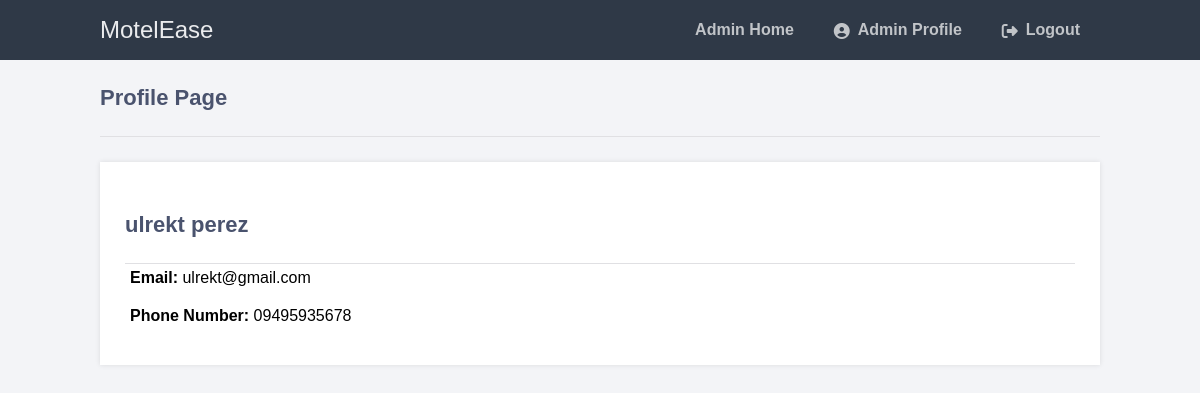
Page /ITPROGhotel/php/admin_profile.php (signed in) on the committed database.
### tables this page shows
CREATE TABLE `user` (
  `id` int(11) NOT NULL,
  `firstName` varchar(50) NOT NULL,
  `lastName` varchar(50) NOT NULL,
  `email` varchar(50) NOT NULL,
  `phoneNumber` varchar(13) NOT NULL,
  `password` varchar(200) NOT NULL,
  `profilePicture` mediumblob NOT NULL,
  `admin_checker` int(1) NOT NULL
);

### ITPROGhotel/php/admin_profile.php (the view, shortened to what this page needs)
<?php
$servername = "localhost";
$username = "root";
$dbpassword = "";
$dbname = "itproghs";
$conn = new mysqli($servername, $username, $dbpassword, $dbname);
$email = $_SESSION['email'];
$stmt = $conn->prepare('SELECT * FROM user WHERE email = ?');
$stmt->bind_param('s', $email);
$stmt->execute();
$result = $stmt->get_result();
$user = $result->fetch_assoc();
?>
<!DOCTYPE html>
<html>
	<head>
		<link href="../profile.css" rel="stylesheet" type="text/css">
		<link rel="stylesheet" href="https://cdnjs.cloudflare.com/ajax/libs/font-awesome/6.2.0/css/all.min.css">
	</head>
	<body class="loggedin">
		<nav class="navtop">
			<div>
				<h1>MotelEase</h1>
				<a href="admin_home.php">Admin Home</a>
				<a href="admin_profile.php"><i class="fas fa-user-circle"></i>Admin Profile</a>
				<a href="logout.php"><i class="fas fa-sign-out-alt"></i>Logout</a>
			</div>
		</nav>
		<div class="content">
			<h2>Profile Page</h2>
			<div>
			<div class="profile-details">
                <h2><?php echo htmlspecialchars($user['firstName']) . ' ' . htmlspecialchars($user['lastName']); ?></h2>
                <p><strong>Email:</strong> <?php echo htmlspecialchars($user['email']); ?></p>
                <p><strong>Phone Number:</strong> <?php echo htmlspecialchars($user['phoneNumber']); ?></p>
            </div>
			</div>
		</div>
	</body>
</html>

### ITPROGhotel/profile.css (style rules this page uses)
body { font-family: Arial, sans-serif; margin: 0; padding: 0; background-color: #f3f4f7; }
.navtop { background-color: #2f3947; height: 60px; width: 100%; border: 0; }
.navtop div { display: flex; margin: 0 auto; width: 1000px; height: 100%; }
.navtop div h1, .navtop div a { display: inline-flex; align-items: center; }
.navtop div h1 { flex: 1; font-size: 24px; padding: 0; margin: 0; color: #eaebed; font-weight: normal; }
.navtop div a { padding: 0 20px; text-decoration: none; color: #c1c4c8; font-weight: bold; }
.navtop div a i { padding: 2px 8px 0 0; }
.content { width: 1000px; margin: 0 auto; }
.content h2 { margin: 0; padding: 25px 0; font-size: 22px; border-bottom: 1px solid #e0e0e3; color: #4a536e; }
.content > p, .content > div { box-shadow: 0 0 5px 0 rgba(0, 0, 0, 0.1); margin: 25px 0; padding: 25px; background-color: #fff; }
.content > div p { padding: 5px; margin: 0 0 10px 0; }

### rows in the picture
user: firstName "ulrekt", lastName "perez", email "ulrekt@gmail.com", phoneNumber "09495935678"
